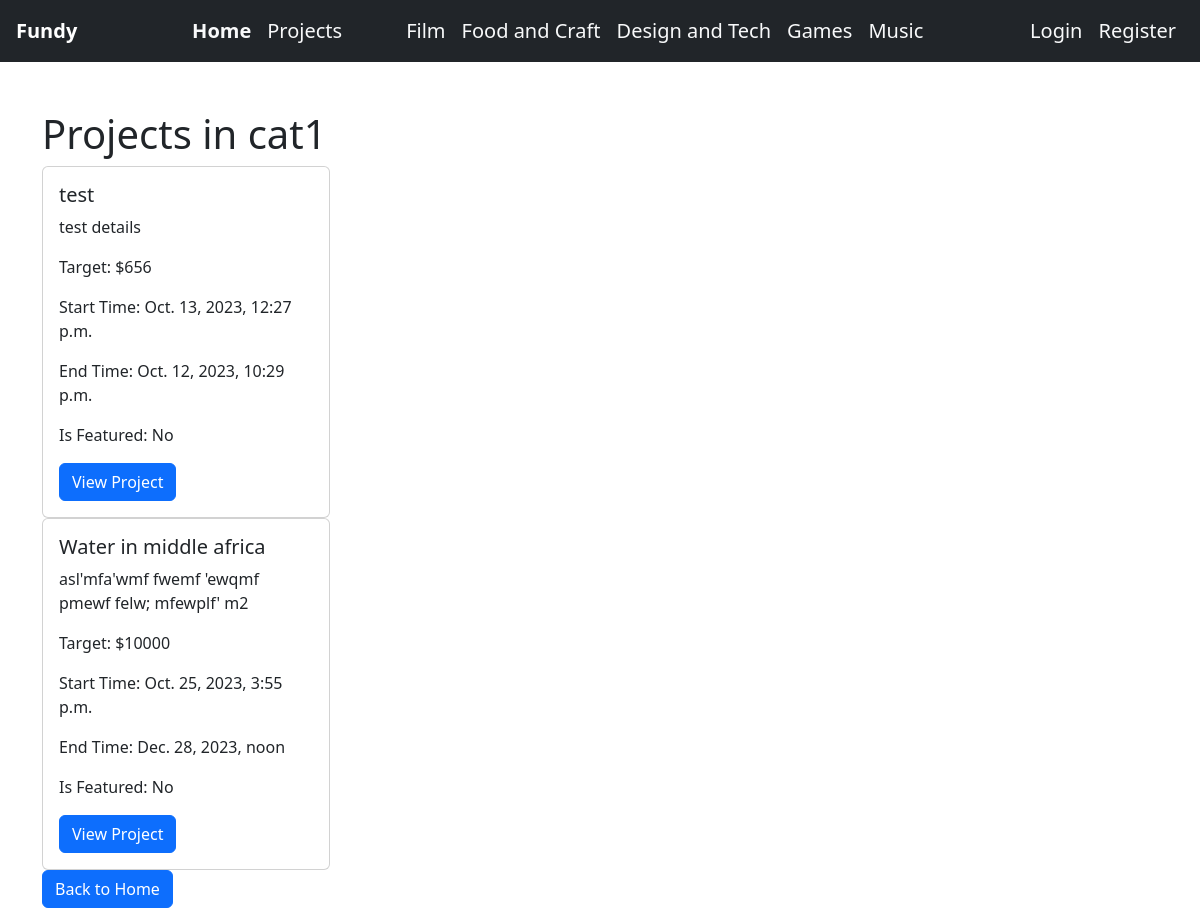
The page /category/1/ on the database as committed earlier.
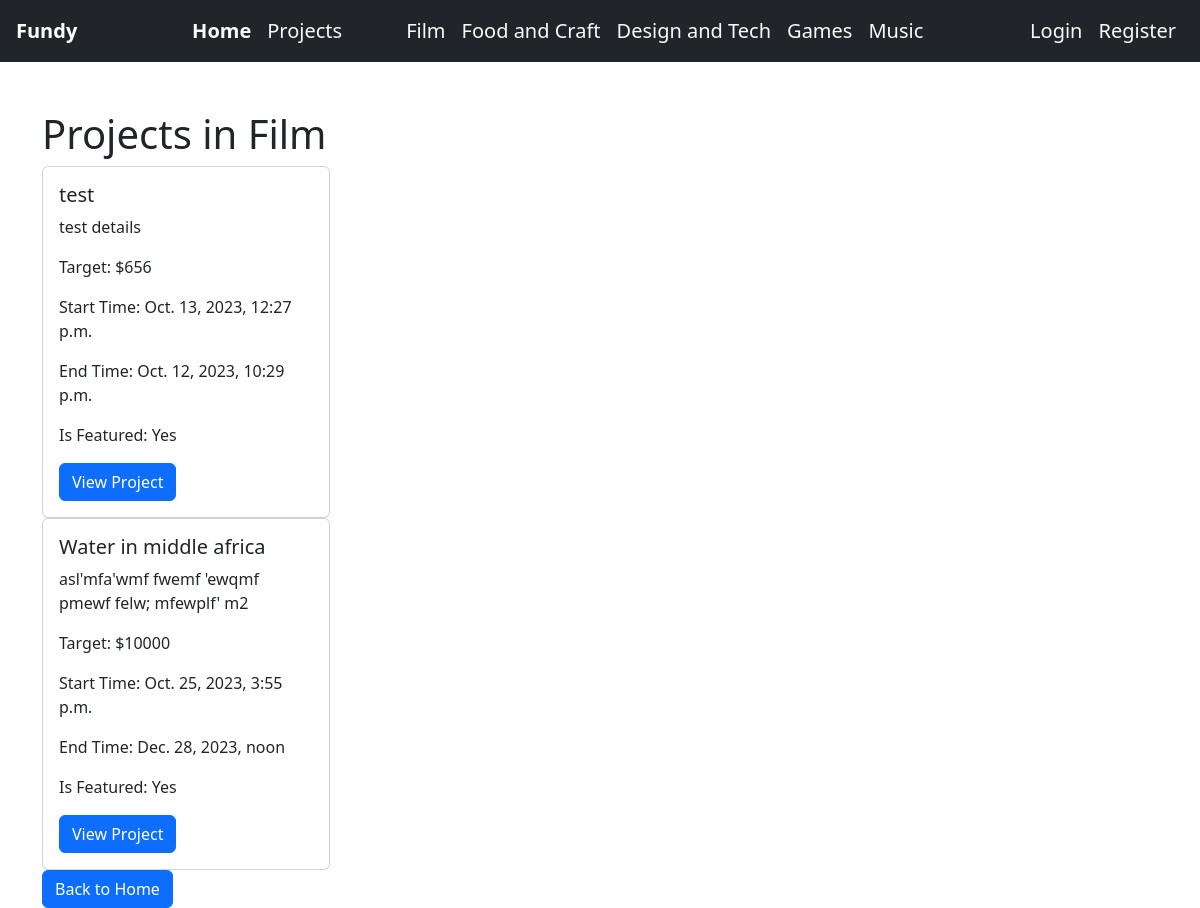
The same page on the database as committed later.
### projects/models.py (models this page shows, shortened)
class CategoriesModel(models.Model):
    name = models.CharField(max_length=50)

class ProjectsModel(models.Model):
    user=models.ForeignKey(UserProfile, related_name='projects',on_delete=models.CASCADE)
    title = models.CharField(max_length=200)
    details = models.TextField(max_length=500)
    category = models.ManyToManyField(CategoriesModel)
    target = models.IntegerField()
    tags = models.ManyToManyField(TagsModel)
    start_time = models.DateTimeField()
    end_time = models.DateTimeField()
    is_featured = models.BooleanField(default=False)
    completed=models.BooleanField(default=False)
    closed=models.BooleanField(default=False)

### projects/views.py (the view)
# urls.py: path("category/<int:category_id>/", views.category_projects, name="category"
def category_projects(request, category_id):
    category = CategoriesModel.objects.get(pk=category_id)
    projects = ProjectsModel.objects.filter(category=category)
    return render(
        request,
        "projects/category_projects.html",
        {"category": category, "projects": projects},
    )

### projects/templates/projects/category_projects.html
{% extends 'base.html'%}
{% load static %}
{%block body%}
    <h1>Projects in {{ category.name }}</h1>
        {% for project in projects %}
            <div class="card d-flex" style="width: 18rem;">
                <div class="card-body">
                    <h5 class="card-title">{{ project.title }}</h5>
                    <p class="card-text">{{ project.details }}</p>
                    <p>Target: ${{ project.target }}</p>
                    <p>Start Time: {{ project.start_time }}</p>
                    <p>End Time: {{ project.end_time }}</p>
                    <p>Is Featured: {% if project.is_featured %}Yes{% else %}No{% endif %}</p>
                    <a href="{% url 'projectDetails' project.id%}" class="btn btn-primary">View Project</a>
                </div>
            </div>
        {% endfor %}
    <a href="{% url 'home' %}" class="btn btn-primary">Back to Home</a>
    {%endblock%}

Rows that differ between the two databases and show on the page:
changed CategoriesModel: name "cat1" → "Film"
changed ProjectsModel "test": is_featured "No" → "Yes"
changed ProjectsModel "Water in middle africa": is_featured "No" → "Yes"
